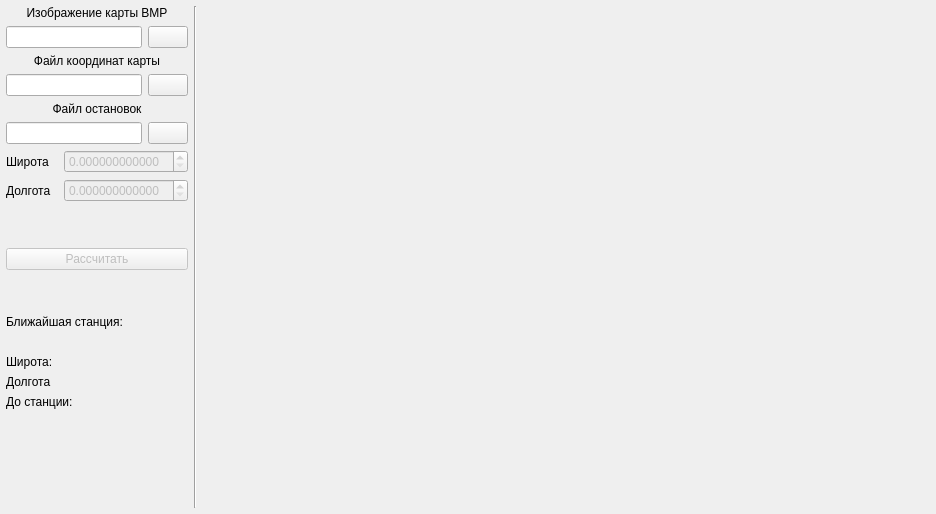
<?xml version="1.0" encoding="UTF-8"?>
<ui version="4.0">
 <class>MainWindow</class>
 <widget class="QMainWindow" name="MainWindow">
  <property name="geometry">
   <rect>
    <x>0</x>
    <y>0</y>
    <width>936</width>
    <height>514</height>
   </rect>
  </property>
  <property name="windowTitle">
   <string>MainWindow</string>
  </property>
  <widget class="QWidget" name="centralwidget">
   <layout class="QGridLayout" name="gridLayout_3" rowstretch="1,2" columnstretch="1,0,4">
    <property name="leftMargin">
     <number>6</number>
    </property>
    <property name="topMargin">
     <number>6</number>
    </property>
    <property name="rightMargin">
     <number>6</number>
    </property>
    <property name="bottomMargin">
     <number>6</number>
    </property>
    <item row="1" column="0">
     <layout class="QGridLayout" name="gridLayout_2" rowstretch="1,0,1,0,2,0">
      <item row="3" column="0">
       <layout class="QGridLayout" name="gridLayout_5">
        <property name="leftMargin">
         <number>0</number>
        </property>
        <property name="topMargin">
         <number>0</number>
        </property>
        <property name="rightMargin">
         <number>0</number>
        </property>
        <property name="bottomMargin">
         <number>0</number>
        </property>
        <item row="3" column="0">
         <widget class="QLabel" name="label_8">
          <property name="text">
           <string>Долгота</string>
          </property>
         </widget>
        </item>
        <item row="4" column="0">
         <widget class="QLabel" name="label_9">
          <property name="text">
           <string>До станции:</string>
          </property>
         </widget>
        </item>
        <item row="2" column="0">
         <widget class="QLabel" name="label_7">
          <property name="text">
           <string>Широта:</string>
          </property>
         </widget>
        </item>
        <item row="4" column="1">
         <widget class="QLabel" name="label_nearDist">
          <property name="text">
           <string/>
          </property>
         </widget>
        </item>
        <item row="3" column="1">
         <widget class="QLabel" name="label_nearLon">
          <property name="text">
           <string/>
          </property>
         </widget>
        </item>
        <item row="2" column="1">
         <widget class="QLabel" name="label_nearLat">
          <property name="text">
           <string/>
          </property>
         </widget>
        </item>
        <item row="1" column="0" colspan="2">
         <widget class="QLabel" name="label_nearStation">
          <property name="text">
           <string/>
          </property>
          <property name="alignment">
           <set>Qt::AlignCenter</set>
          </property>
         </widget>
        </item>
        <item row="0" column="0" colspan="2">
         <widget class="QLabel" name="label_6">
          <property name="text">
           <string>Ближайшая станция:</string>
          </property>
         </widget>
        </item>
       </layout>
      </item>
      <item row="2" column="0">
       <spacer name="verticalSpacer">
        <property name="orientation">
         <enum>Qt::Vertical</enum>
        </property>
        <property name="sizeHint" stdset="0">
         <size>
          <width>20</width>
          <height>40</height>
         </size>
        </property>
       </spacer>
      </item>
      <item row="4" column="0">
       <spacer name="verticalSpacer_3">
        <property name="orientation">
         <enum>Qt::Vertical</enum>
        </property>
        <property name="sizeHint" stdset="0">
         <size>
          <width>20</width>
          <height>40</height>
         </size>
        </property>
       </spacer>
      </item>
      <item row="0" column="0">
       <spacer name="verticalSpacer_2">
        <property name="orientation">
         <enum>Qt::Vertical</enum>
        </property>
        <property name="sizeHint" stdset="0">
         <size>
          <width>20</width>
          <height>40</height>
         </size>
        </property>
       </spacer>
      </item>
      <item row="1" column="0">
       <widget class="QPushButton" name="pushButton_calculate">
        <property name="enabled">
         <bool>false</bool>
        </property>
        <property name="text">
         <string>Рассчитать</string>
        </property>
       </widget>
      </item>
      <item row="5" column="0">
       <widget class="QLabel" name="label_10">
        <property name="sizePolicy">
         <sizepolicy hsizetype="Minimum" vsizetype="Preferred">
          <horstretch>0</horstretch>
          <verstretch>0</verstretch>
         </sizepolicy>
        </property>
        <property name="toolTip">
         <string>&lt;html&gt;&lt;head/&gt;&lt;body&gt;&lt;p&gt;&lt;span style=&quot; font-size:12pt;&quot;&gt;Все остановки - &lt;/span&gt;&lt;span style=&quot; font-size:12pt; color:#ff0000;&quot;&gt;■&lt;/span&gt;&lt;/p&gt;&lt;p&gt;&lt;span style=&quot; font-size:12pt;&quot;&gt;Ближайшая станция - &lt;/span&gt;&lt;span style=&quot; font-size:12pt; color:#ffc800;&quot;&gt;■&lt;/span&gt;&lt;/p&gt;&lt;p&gt;&lt;span style=&quot; font-size:12pt;&quot;&gt;Локация пользователя - &lt;/span&gt;&lt;span style=&quot; font-size:12pt; color:#0000ff;&quot;&gt;■&lt;/span&gt;&lt;/p&gt;&lt;/body&gt;&lt;/html&gt;</string>
        </property>
        <property name="text">
         <string>&lt;html&gt;&lt;head/&gt;&lt;body&gt;&lt;p&gt;&lt;img src=&quot;:/images/info_icon.png&quot; width=&quot;20&quot;/&gt;&lt;/p&gt;&lt;/body&gt;&lt;/html&gt;</string>
        </property>
        <property name="scaledContents">
         <bool>true</bool>
        </property>
        <property name="alignment">
         <set>Qt::AlignCenter</set>
        </property>
       </widget>
      </item>
     </layout>
    </item>
    <item row="0" column="2" rowspan="2">
     <widget class="QLabel" name="label_mapImage">
      <property name="text">
       <string/>
      </property>
      <property name="scaledContents">
       <bool>true</bool>
      </property>
      <property name="alignment">
       <set>Qt::AlignCenter</set>
      </property>
     </widget>
    </item>
    <item row="0" column="0">
     <layout class="QGridLayout" name="gridLayout" rowstretch="0,0,0,0,0,0,0,0" columnstretch="5,0,0">
      <property name="leftMargin">
       <number>0</number>
      </property>
      <property name="topMargin">
       <number>0</number>
      </property>
      <property name="rightMargin">
       <number>0</number>
      </property>
      <property name="bottomMargin">
       <number>0</number>
      </property>
      <item row="2" column="0" colspan="2">
       <widget class="QLabel" name="label_3">
        <property name="text">
         <string>Файл координат карты</string>
        </property>
        <property name="alignment">
         <set>Qt::AlignBottom|Qt::AlignHCenter</set>
        </property>
       </widget>
      </item>
      <item row="1" column="0">
       <widget class="QLineEdit" name="lineEdit_mapImg">
        <property name="readOnly">
         <bool>true</bool>
        </property>
       </widget>
      </item>
      <item row="0" column="0" colspan="2">
       <widget class="QLabel" name="label_2">
        <property name="text">
         <string>Изображение карты BMP</string>
        </property>
        <property name="alignment">
         <set>Qt::AlignBottom|Qt::AlignHCenter</set>
        </property>
       </widget>
      </item>
      <item row="5" column="0">
       <widget class="QLineEdit" name="lineEdit_stations">
        <property name="readOnly">
         <bool>true</bool>
        </property>
       </widget>
      </item>
      <item row="7" column="0" colspan="2">
       <layout class="QGridLayout" name="gridLayout_4">
        <property name="leftMargin">
         <number>0</number>
        </property>
        <property name="topMargin">
         <number>0</number>
        </property>
        <property name="rightMargin">
         <number>0</number>
        </property>
        <property name="bottomMargin">
         <number>0</number>
        </property>
        <item row="1" column="0">
         <widget class="QLabel" name="label_5">
          <property name="text">
           <string>Долгота</string>
          </property>
         </widget>
        </item>
        <item row="0" column="0">
         <widget class="QLabel" name="label">
          <property name="text">
           <string>Широта</string>
          </property>
         </widget>
        </item>
        <item row="1" column="1">
         <widget class="QDoubleSpinBox" name="doubleSpinBox_lon">
          <property name="enabled">
           <bool>false</bool>
          </property>
          <property name="decimals">
           <number>12</number>
          </property>
          <property name="singleStep">
           <double>0.001000000000000</double>
          </property>
         </widget>
        </item>
        <item row="0" column="1">
         <widget class="QDoubleSpinBox" name="doubleSpinBox_lat">
          <property name="enabled">
           <bool>false</bool>
          </property>
          <property name="decimals">
           <number>12</number>
          </property>
          <property name="singleStep">
           <double>0.001000000000000</double>
          </property>
         </widget>
        </item>
       </layout>
      </item>
      <item row="4" column="0" colspan="2">
       <widget class="QLabel" name="label_4">
        <property name="text">
         <string>Файл остановок</string>
        </property>
        <property name="alignment">
         <set>Qt::AlignBottom|Qt::AlignHCenter</set>
        </property>
       </widget>
      </item>
      <item row="3" column="1">
       <widget class="QPushButton" name="pushButton_mapCsv">
        <property name="text">
         <string/>
        </property>
        <property name="icon">
         <iconset resource="resources.qrc">
          <normaloff>:/images/folder.png</normaloff>:/images/folder.png</iconset>
        </property>
       </widget>
      </item>
      <item row="1" column="1">
       <widget class="QPushButton" name="pushButton_mapImg">
        <property name="text">
         <string/>
        </property>
        <property name="icon">
         <iconset resource="resources.qrc">
          <normaloff>:/images/folder.png</normaloff>:/images/folder.png</iconset>
        </property>
       </widget>
      </item>
      <item row="5" column="1">
       <widget class="QPushButton" name="pushButton_stations">
        <property name="text">
         <string/>
        </property>
        <property name="icon">
         <iconset resource="resources.qrc">
          <normaloff>:/images/folder.png</normaloff>:/images/folder.png</iconset>
        </property>
       </widget>
      </item>
      <item row="3" column="0">
       <widget class="QLineEdit" name="lineEdit_mapCsv">
        <property name="readOnly">
         <bool>true</bool>
        </property>
       </widget>
      </item>
      <item row="6" column="0">
       <spacer name="verticalSpacer_4">
        <property name="orientation">
         <enum>Qt::Vertical</enum>
        </property>
        <property name="sizeHint" stdset="0">
         <size>
          <width>20</width>
          <height>40</height>
         </size>
        </property>
       </spacer>
      </item>
     </layout>
    </item>
    <item row="0" column="1" rowspan="2">
     <widget class="Line" name="line">
      <property name="orientation">
       <enum>Qt::Vertical</enum>
      </property>
     </widget>
    </item>
   </layout>
  </widget>
 </widget>
 <resources>
  <include location="resources.qrc"/>
 </resources>
 <connections/>
</ui>
